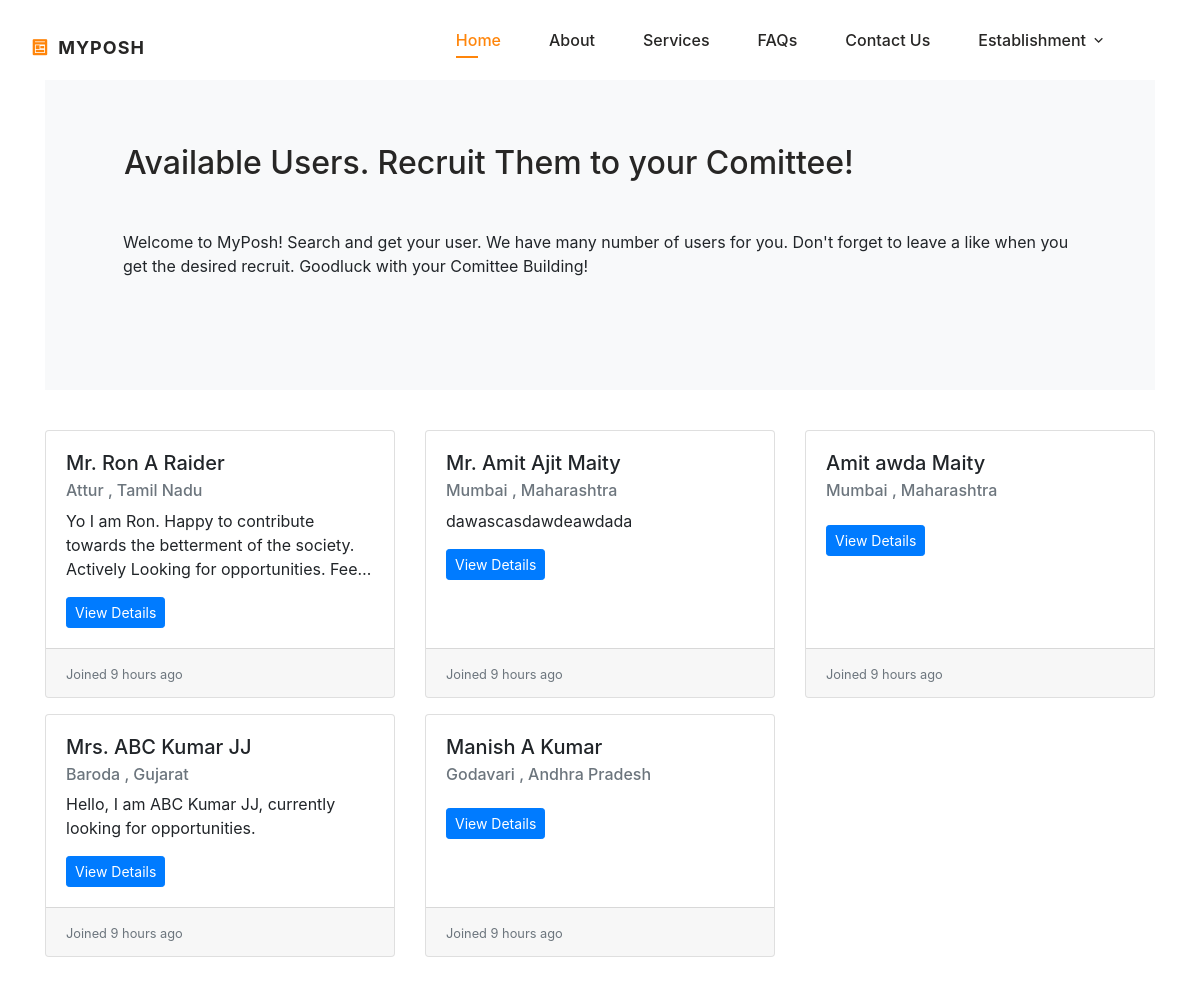
The page /user-list/ (signed in) on the database as committed earlier.
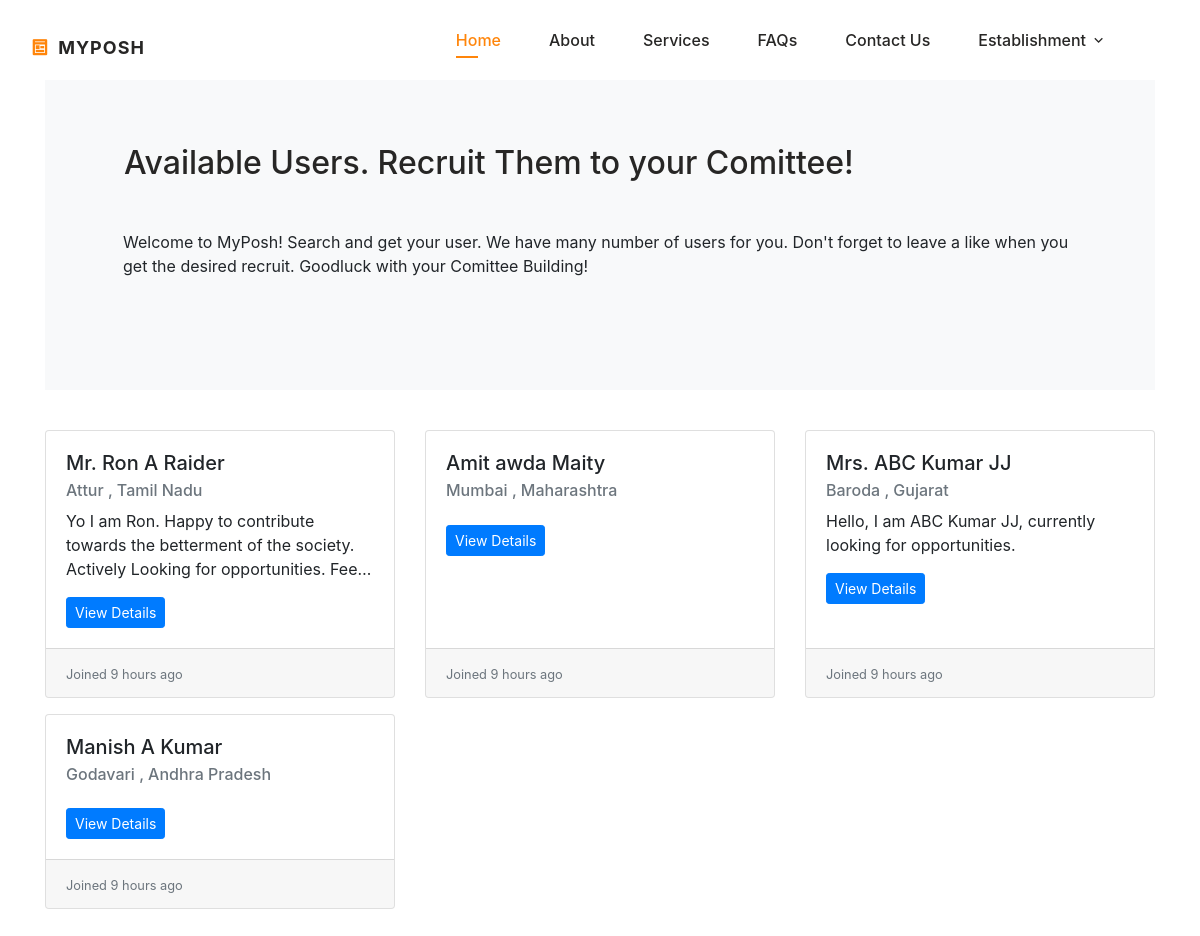
The same page on the database as committed later.
### posh/models.py (models this page shows)
class PoshUser(AbstractBaseUser, PermissionsMixin):
    username = models.CharField(max_length=100, unique=True, primary_key=True)
    email = models.EmailField(unique=True, blank=False)
    phone = models.CharField(max_length=15, unique=True, blank=False)
    start_date = models.DateTimeField(default=timezone.now)
    is_staff = models.BooleanField(default=False)
    is_active = models.BooleanField(default=False)
    type = models.CharField(max_length=50, blank=False)  # To distinguish between user types
    objects = PoshUserManager()
    USERNAME_FIELD = 'username'
    REQUIRED_FIELDS = ['email', 'phone']

class IndividualUser(PoshUser):
    prefix = models.CharField(max_length=10, blank=False)
    fname = models.CharField(max_length=150, blank=False)
    mname = models.CharField(max_length=150, blank=False)
    lname = models.CharField(max_length=150, blank=False)
    dob = models.DateField(blank=False)
    gender = models.CharField(max_length=10, blank=False)
    occupation = models.CharField(max_length=100, blank=False)
    state = models.CharField(max_length=100, blank=False)
    city = models.CharField(max_length=100, blank=False)
    pincode = models.CharField(max_length=10, blank=False)
    profile_pic = models.ImageField(blank=True, upload_to='users/')
    aadhar = models.CharField(max_length=20, blank=True)
    marital = models.CharField(max_length=10, blank=True)
    description = models.TextField(max_length=500, blank=True)
    current_member = models.CharField(max_length=10, blank=True)
    association = models.CharField(max_length=10, blank=True)
    firm_name = models.CharField(max_length=150, blank=True)
    firm_uid = models.CharField(max_length=15, blank=True)
    is_visible = models.BooleanField(default=False)
    timestamp = models.DateTimeField(auto_now_add=True)
    class Meta:
        verbose_name = 'Individual User'
        verbose_name_plural = 'Individual Users'

### posh/decorators.py (the view)
        def wrapper_func(request, *args, **kwargs):
            group = None
            if request.user.groups.exists():
                group = request.user.groups.all()[0].name
            if group in allowed_roles:
                return view_func(request, *args, **kwargs)
            else:
                return HttpResponse("Not Authorized")
            return view_func(request, *args, **kwargs)

### posh/templatetags/get_group.py (called while the page is built)
@register.filter(name='has_group')
def has_group(user, group_name):
    return user.groups.filter(name=group_name).exists()

### posh/views.py (called while the page is built)
@allowed_users(allowed_roles=['admin', 'EST'])
def list_user(request):
    user = request.user.establishmentuser
    individual_user = IndividualUser.objects.all().filter(is_visible=True).order_by('-timestamp')
    ngo_user = NGOUser.objects.filter(is_visible=True)
    consultant_user = ConsultancyUser.objects.filter(is_visible=True)
    visible_all = list(individual_user) + list(ngo_user) + list(consultant_user)
    context ={
        'visible_all': visible_all,
    }
    return render(request, 'search_portal/user_list.html', context)

### posh/templates/search_portal/user_list.html (shortened to what this page needs)
{% extends "base.html" %}
{% load humanize %}
{% load static %}
{% block stylescss %}
<link rel="stylesheet" href="https://stackpath.bootstrapcdn.com/bootstrap/4.5.2/css/bootstrap.min.css">
<link rel="stylesheet" href="https://cdnjs.cloudflare.com/ajax/libs/font-awesome/4.7.0/css/font-awesome.min.css">
{% endblock %}
{% block content %}
<div class="container mt-5">
    <section>
        <div class="p-5 mb-4 bg-light rounded-3">
            <div class="container-fluid py-5">
                <h2 class="display-5 fw-bold ml-3">Available Users. Recruit Them to your Comittee!</h2> <br>
                <p class="col-md-12 fs-6 mt-3">
                    Welcome to MyPosh! Search and get your user. We have many number of users for you. Don't forget to leave a like when you get the desired recruit. Goodluck with your Comittee Building!
                </p>
            </div>
        </div>
    </section>
    <div class="row row-cols-1 row-cols-md-3 g-4">
        {% if visible_all %}
        {% for individual in visible_all %}
        <div class="col mt-3">
            <div class="card h-100">
                <div class="card-body">
                    <h5 class="card-title">
                        {% if individual.prefix == "Mr." %}Mr. {{ individual.fname }} {{ individual.mname }} {{ individual.lname }}
                        {% elif individual.prefix == "Mrs." %}Mrs. {{ individual.fname }} {{ individual.mname }} {{ individual.lname }}
                        {% elif individual.prefix == "Miss." %}Miss. {{ individual.fname }} {{ individual.mname }} {{ individual.lname }}
                        {% else %}
                            {{ individual.fname }} {{ individual.mname }} {{ individual.lname }}
                        {% endif %}
                    </h5>
                    <h6 class="card-subtitle mb-2 text-muted">{{ individual.city }}, {{ individual.state }}</h6>
                    <p class="card-text description"> {{ individual.description }}</p>
                    <a class="btn btn-primary btn-sm"  href="{% url 'user_details' individual.username %}">View Details</a>
                </div>
                <div class="card-footer">
                    <small class="text-muted">Joined {{ individual.timestamp|naturaltime }}</small>
                </div>
            </div>
        </div>
        {% endfor %}
        {% endif %}
    </div>
</div>
{% endblock %}

Rows that differ between the two databases and show on the page:
no longer on this page (row edited): IndividualUser: fname "Amit", mname "Ajit", lname "Maity", city "Mumbai", state "Maharashtra", description "dawascasdawdeawdada", timestamp "9 hours ago"
